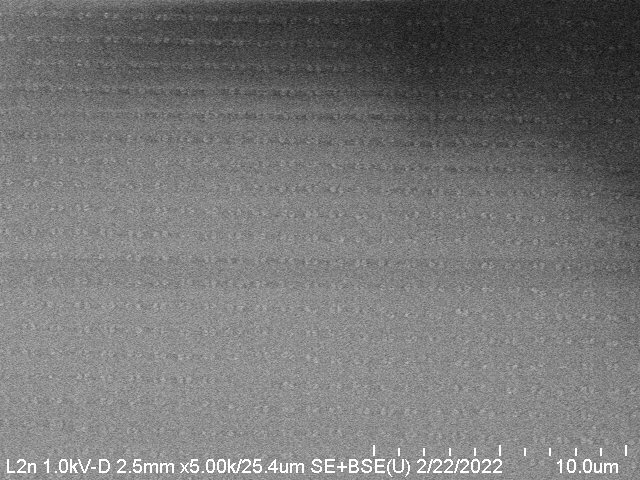
#> input picture WilliamIm/dimer_i001.jpg, 640 x 480 px; its folder holds only this picture in this run
$ python -i utils4ImAnalysis.py   (imports and definitions only)
#> lines starting #> are read from the running program, lines starting #| are printed output that depends on the picture; after the words box and inside, x2 and y2 are one past the last pixel; in counts of white or black regions, pixels touching at a corner belong together
#> further down, picture is the input picture: shape (480, 640, 3); min 10, max 255, mean 118.2
import sys, os, ctypes
import numpy as np
import matplotlib
import matplotlib as mpl
import matplotlib.pyplot as plt

# # filter list
# blur_filter = np.array([
#                         [ 0.05, 0.2, 0.05],
#                         [  0.2, 0.2,  0.2],
#                         [ 0.05, 0.2, 0.05]
#                     ])
blur_filter = np.array([
                        [ 0.005, 0.02, 0.005],
                        [  0.02, 0.02,  0.02],
                        [ 0.005, 0.02, 0.005]
                    ]) # <3

L = np.array([
    [  0,  0, -1,  0,  0],
    [  0, -1, -2, -1,  0],
    [ -1, -2,-16, -2, -1],
    [  0, -1, -2, -1,  0],
    [  0,  0, -1,  0,  0]
]) #best

# edge_f = np.array([
#                 [-1,-1,-1],
#                 [-1,-8,-1],
#                 [-1,-1,-1]
#             ])
edge_f = np.array([
                [-0,-1,-0],
                [-1, 8,-1],
                [-0,-1,-0]
            ])

# Marr Hildreth Edge Detection
edge_detection = np.array([
                    [  0, -1,  0],
                    [ -1,  4, -1],
                    [  0, -1,  0]
                ])

# [129 lines left out: functions heatmap, annotate_heatmap, dirpath, interval, not called in this run]

def temps(tstart: float = 0,tstop: float = 10,tsampling: float = 1) -> np.ndarray:
    return interval(tstart,tstop,tsampling)


def dictPrinter(param: dict = {}) -> None:
    [print(f"\n{key} \n\t {param[key]}") for key in list(param.keys())]

def dictReader(param: dict = {}) -> None:
    dictPrinter(param)


def filepath(filename: str = "") -> str:
    return os.path.join(os.path.dirname(os.path.realpath(__file__)),filename)

# [64 lines left out: functions locateUi, makeFileExt, readFileExt, locateFileExt, locateFileNameExt, dirpath, not called in this run]

#------------------------------------------------------------------------------------------------------------------------#
# -*- coding: utf-8 -*-
"""
Created on Wed Jun 30 16:09:31 2021

@author: nicol
"""
import cv2
import numpy as np
#%%
# https://docs.python.org/3/reference/datamodel.html
# findColorBIS.__name__
# findColorBIS.__doc__
#%%
# [36 lines left out: function stackImages, not called in this run]
#%%
def getContours(img):
    #convert image to grayscale
    imgGray=cv2.cvtColor(img,cv2.COLOR_BGR2GRAY)
    imgBlur=cv2.GaussianBlur(imgGray,(7,7),1)
    #find the edges of our detector
    imgCanny=cv2.Canny(imgBlur,50,50)
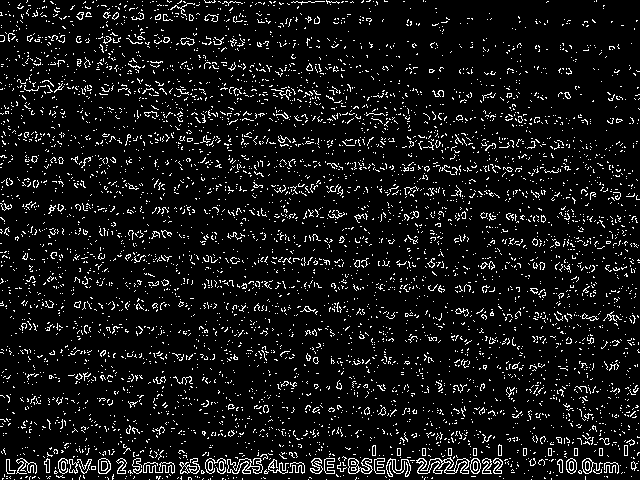
#> imgCanny: shape (480, 640); 7.9% white in thin lines or dots
    imgContours=img


    #the image + detection method + filtering contours for alter details
    #take the extrem out contours, and list it
    contours, hierarchy=cv2.findContours(imgCanny,cv2.RETR_EXTERNAL,cv2.CHAIN_APPROX_NONE)
#> contours = 5497 contours, 5441 with area under 20; largest, box (x1, y1, x2, y2) and area: (348, 458, 373, 474) 236, (416, 457, 470, 474) 215, (227, 458, 263, 474) 209, (98, 458, 111, 474) 158, (582, 458, 603, 474) 128

    # Do not put this line in the function
    # imgContours=img.copy()

    for cnt in contours:
        #the area of the contours
        area = cv2.contourArea(cnt)
        #draw the contour
        print('area',area)
        #img_src+targeted contour+-1 value to get all the contours,
        # colors of the contours + def img
        # cv2.drawContours(imgContours,cnt,-1,(255,0,0),3)
     #---------------WE COULD STOP HERE-----------------------
        #defintion of a threshold area
        if area>500:
            cv2.drawContours(imgContours,cnt,-1,(255,0,0),3)
            #calculate the perimeter
            peri=cv2.arcLength(cnt,True)
            print('peri',peri)
            #approximation of how many corner plot we have
            approx=cv2.approxPolyDP(cnt,0.02*peri,True)
            print('approx',len(approx))

            objCor=len(approx)
            #give the coordinate of each point of the rectangle
            #bounding box
            x,y,w,h= cv2.boundingRect(approx)

            #-------------------------------------------------
            #filter for text
            # if 3 corners = triangle
            if objCor ==3: objectType="triangle"

            #if 4 corner = rectangle
            elif objCor ==4:
                aspRatio=w/h
                objectType='rectangle'
                if aspRatio >0.95 and aspRatio <1.05:
                    objectType='square'
                else:
                    objectType='rectangle'

            elif objCor > 5:
                objectType='Circle'
            else:
                objectType="None"
            #-------------------------------------------------
            # draw rectangle+ img+ input coordinate +output coordinate+color+thickness
            cv2.rectangle(imgContours,(x,y),(x+w,y+h),(0,255,0),2)
            #put a text( img+ input coordinate +output coordinate+color+thickness)
            cv2.putText(imgContours,objectType,(x+(w//2)-10,y+(h//2)-10),cv2.FONT_HERSHEY_SIMPLEX,0.5,(255,255,255),3)
#> this loop made 5497 passes
#> (cnt, area) on passes 1 to 3: ([[531, 479]], 0), ([[389, 479]], 0), ([[326, 479]], 0)
#| area 0.0
#| area 0.0
#| area 0.0
#| area 0.0
#| area 0.0
#| area 0.0
#| area 0.0
#| area 0.0
#> (further printed lines are left out)
    return
#%%
# [53 lines left out: functions getContours_SRC, findColorBIS, findColor, masking, not called in this run]

>>> import cv2
>>> picture = cv2.imread('dimer_i001.jpg')
>>> result = getContours(picture)

$ run again, on WilliamIm/dimer_i002.jpg
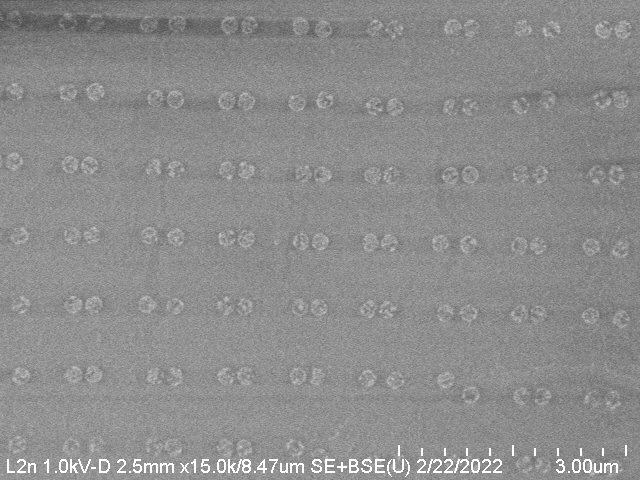
#> input picture WilliamIm/dimer_i002.jpg, 640 x 480 px
#> picture is the input picture: shape (480, 640, 3); min 72, max 255, mean 141.1
#> in getContours, `imgCanny=cv2.Canny(imgBlur,50,50)`:
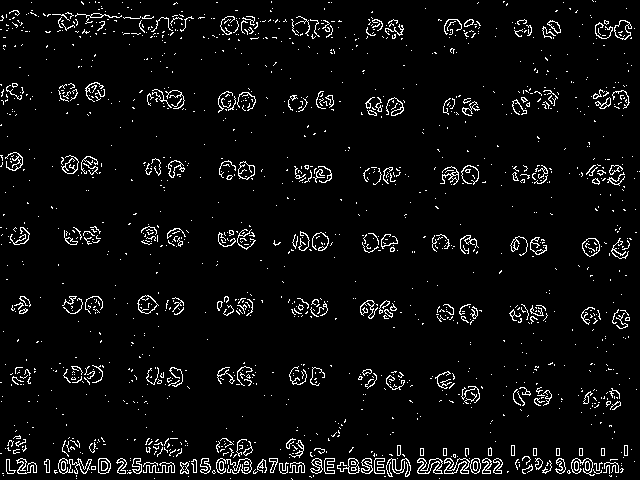
#> imgCanny: shape (480, 640); 4.8% white in thin lines or dots
#> contours = 1566 contours, 1487 with area under 20; largest, box (x1, y1, x2, y2) and area: (137, 295, 159, 314) 246, (582, 238, 600, 257) 236, (614, 20, 632, 40) 214, (417, 458, 443, 474) 214, (238, 161, 255, 180) 207
#> the loop in getContours, `for cnt in contours:` made 1566 passes
#> area on passes 43, 47, 48: 66.5, 33, 34
#> (printed output is left out)

$ run again, on WilliamIm/dimer_i003.jpg
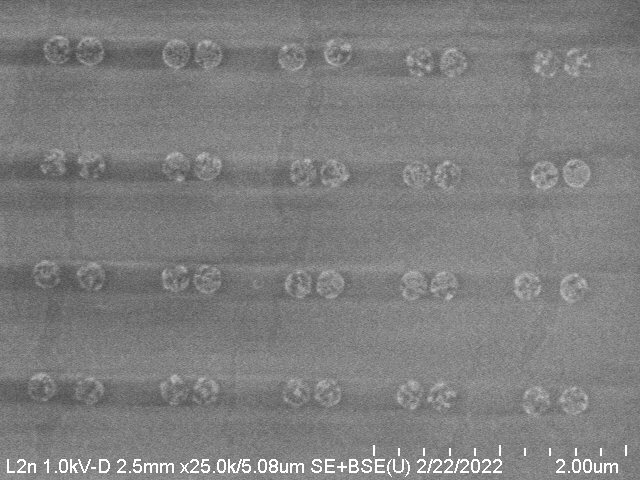
#> input picture WilliamIm/dimer_i003.jpg, 640 x 480 px
#> picture is the input picture: shape (480, 640, 3); min 70, max 255, mean 127.2
#> in getContours, `imgCanny=cv2.Canny(imgBlur,50,50)`:
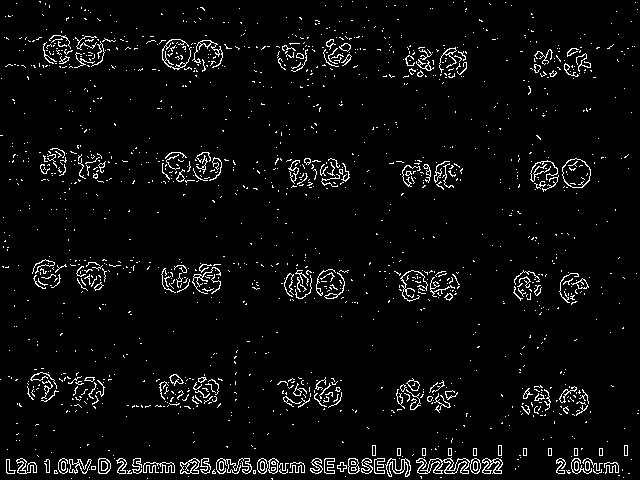
#> imgCanny: shape (480, 640); 4.2% white in thin lines or dots
#> contours = 1569 contours, 1498 with area under 20; largest, box (x1, y1, x2, y2) and area: (562, 158, 591, 188) 636, (416, 457, 470, 474) 355, (385, 458, 411, 477) 208, (180, 458, 200, 474) 205, (98, 458, 111, 474) 160
#> the loop in getContours, `for cnt in contours:` made 1569 passes
#> (area, peri, objCor, x, y, w, h, objectType) on pass 990: (636.5, 95.5, 8, 562, 159, 29, 29, 'Circle')
#> (printed output is left out)
#> after the loop in getContours, `for cnt in contours:`:
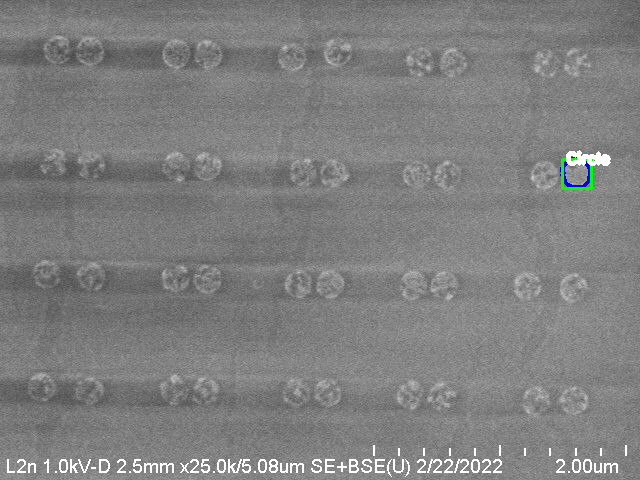
#> imgContours: shape (480, 640, 3); 0.31% of pixels changed, all inside (x1, y1, x2, y2) = (560, 150, 611, 190)

$ run again, on WilliamIm/dimer_i004.jpg
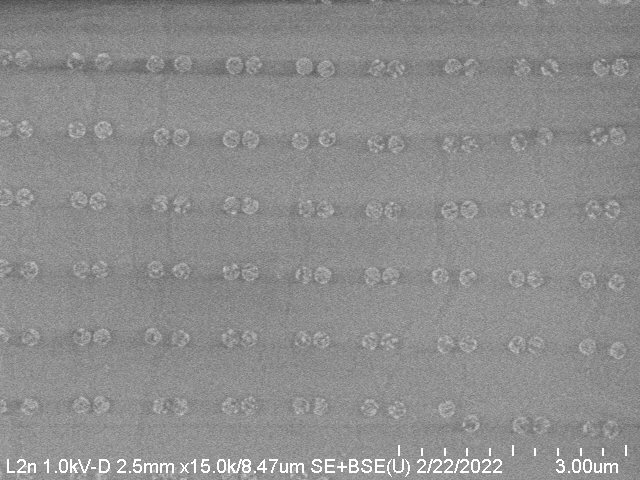
#> input picture WilliamIm/dimer_i004.jpg, 640 x 480 px
#> picture is the input picture: shape (480, 640, 3); min 75, max 255, mean 141.5
#> in getContours, `imgCanny=cv2.Canny(imgBlur,50,50)`:
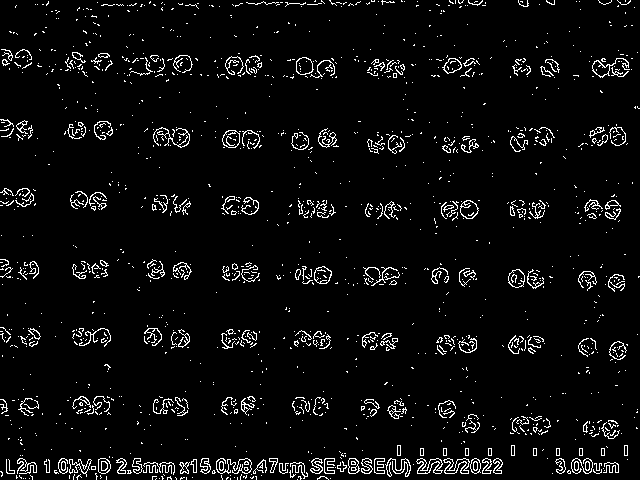
#> imgCanny: shape (480, 640); 4.7% white in thin lines or dots
#> contours = 1512 contours, 1435 with area under 20; largest, box (x1, y1, x2, y2) and area: (460, 200, 479, 219) 246, (222, 130, 240, 148) 241, (296, 57, 314, 75) 234, (314, 266, 332, 284) 228, (508, 269, 525, 288) 227
#> the loop in getContours, `for cnt in contours:` made 1512 passes
#> area on passes 11, 14, 16: 1.5, 1.5, 3.5
#> (printed output is left out)
